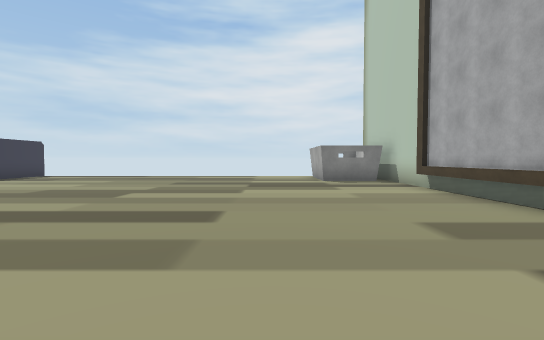
[1] (above)

13 first-person views from a walk through a scene from a Unity 3-D project. The camera is 1.5 m above the floor, tilts 2° down and sees 85° across. The floor is counted in squares, 2 m on a side. Each view is taken from the middle of a square. On the plan, view 1 faces up. The plan holds only what a view shows up to about 10 squares ahead; the rest is blank. The place goes on beyond the plan. Some surface patterns are stand-ins.

[2]
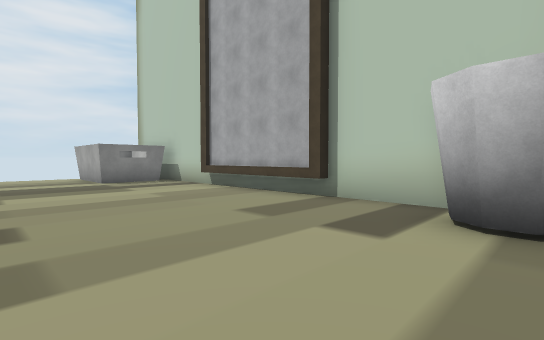

[3]
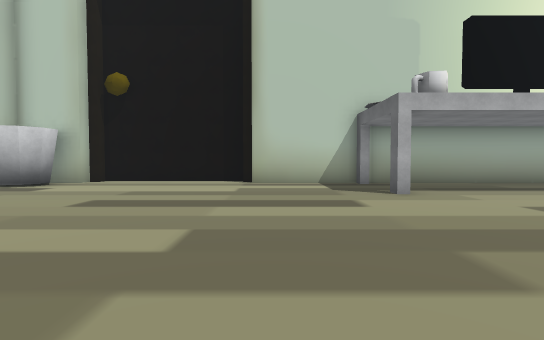

[4]
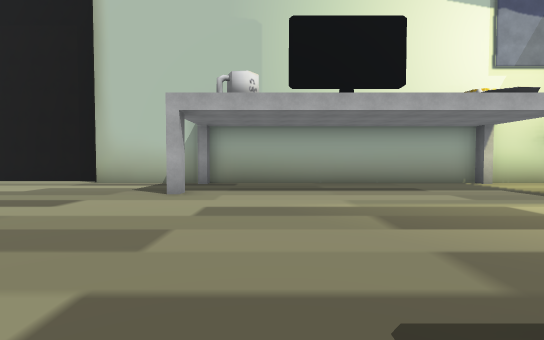

[5]
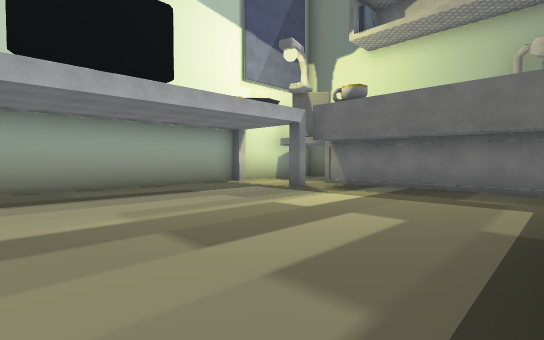

[6]
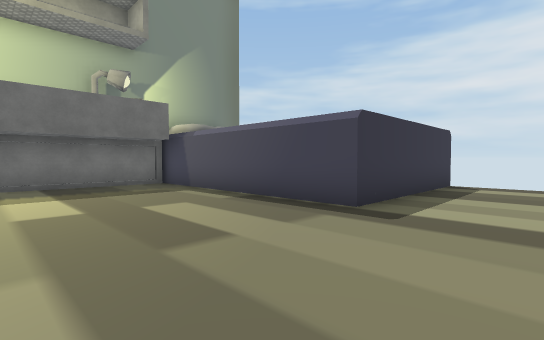

[7]
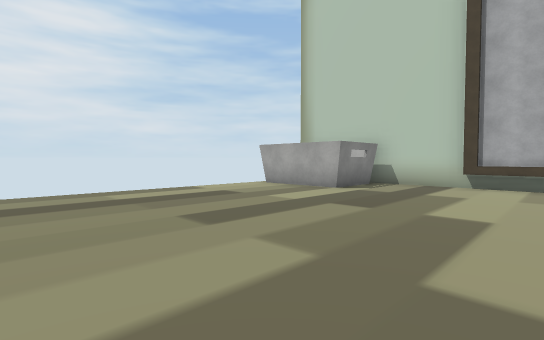

[8]
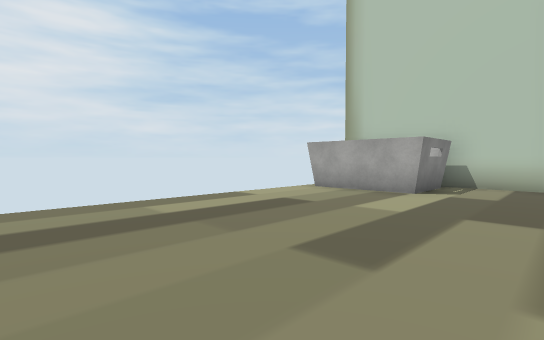

[9]
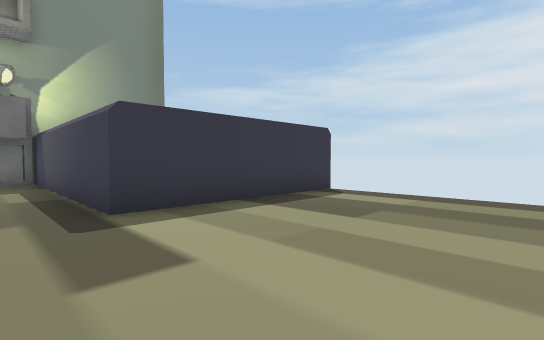

[10]
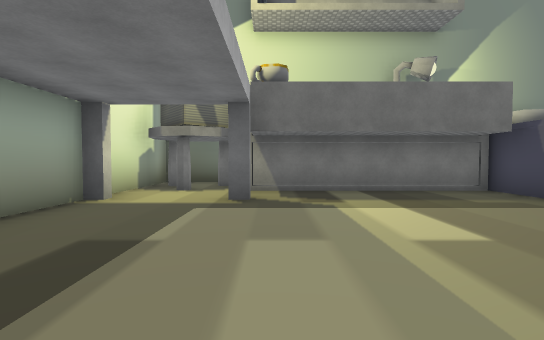

[11]
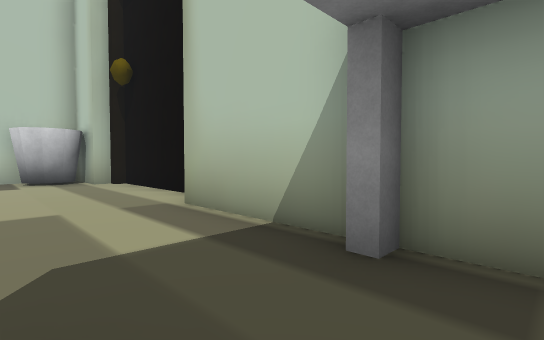

[12]
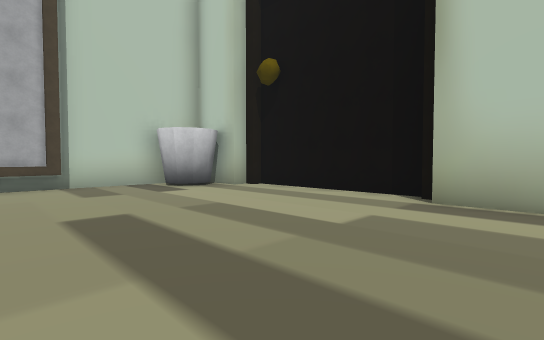

[13]
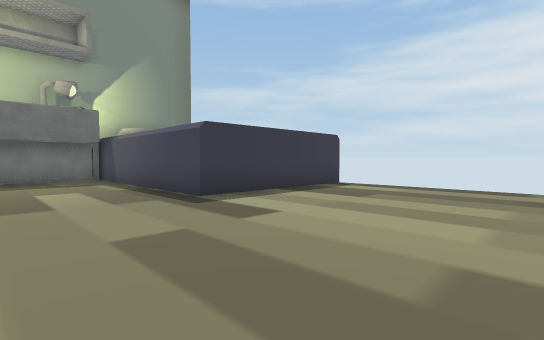

### Floor plan
Points are (right, up) in squares from view 1. A wall is a line through its corners. A room is listed if a view was taken in it or the views show most of it. See-through windows are left out.
Room 1 (views 1, 2, 3, 4, 5, 6, 7, 8, 9, 10, 11, 12, 13)
walls: (-7, 2.1) (-7, 2.6) (-6.7, 2.6) (-6.7, 2.1); (-6.8, -0.5) (-3.2, -0.5); (-3, -1.3) (1.9, -1.3); (-10.4, 13.6) (-10.4, 8.3) (-17.9, 8.3); (-15.5, 2.6) (-15.5, 2.1); (2.8, 1) (3.2, 1.1) (3.7, 0.9); (1.8, -1) (2.1, -1) (2.1, -0.5) (3.6, -0.5); (4.2, 3.5) (3.9, 3.5) (3.9, 8); (3.8, 10.3) (1.7, 10.3) (1.7, 13.2); (2.8, -0.2) (2.5, 0.2) (2.5, 0.6) (2.9, 1.2); (-17, 8) (-17.5, 8); (-15.5, -0.1) (-15.5, -0.5) (-7, -0.5) (-7, -0.1) (-6.6, -0.1); (-17.1, 8.2) (-17.1, 2.2); (4.1, 0.8) (4.1, 10.6); (-17.5, -0.5) (-16, -0.5)
ways out: opening at (-17.5, 1) to room 2
Room 2 (no view inside)
walls: (-19.9, 1.2) (-19.9, -0.5) (-17.5, -0.5)
ways out: opening at (-17.5, 1) to room 1

Where each view was taken, in squares from view 1:
view 1: 0 up, 0 right, facing up
view 2: 0 up, 1 left, facing up-right
view 3: 9 up, 4 left, facing down
view 4: 9 up, 9 left, facing down
view 5: 8 up, 9 left, facing down-left
view 6: 4 up, 8 left, facing up-left
view 7: 6 up, 5 left, facing up-right
view 8: 8 up, 5 left, facing up-right
view 9: 7 up, 6 left, facing up-left
view 10: 3 up, 10 left, facing left
view 11: 2 up, 8 left, facing down-right
view 12: 5 up, 5 left, facing down-right
view 13: 5 up, 5 left, facing up-left
